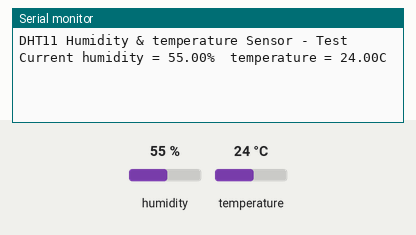
Recording of a sketch running on a simulated Arduino Uno, built with avr-gcc and run on an emulated ATmega328P. Parts: the last lines printed to the serial monitor. The test bench sets the inputs (shaded band); at power-on: humidity 55 %, temperature 24 °C.

Above: at 2.7 s.
2.8 s: humidity set to 22 %
At 7.2 s:
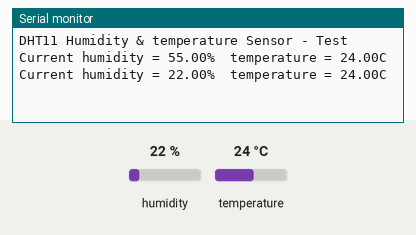
8.8 s: temperature set to 12 °C
At 13.1 s:
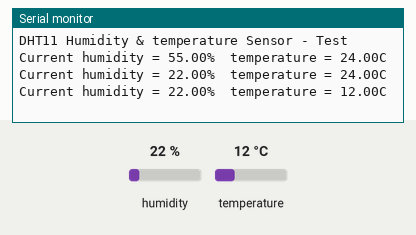
14.8 s: humidity set to 40 %
At 17.7 s:
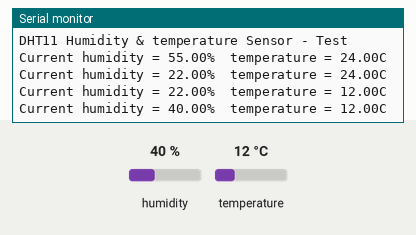
Timing chart, 0 to 19.2 s (numbered marks = the images above; inputs shaded):
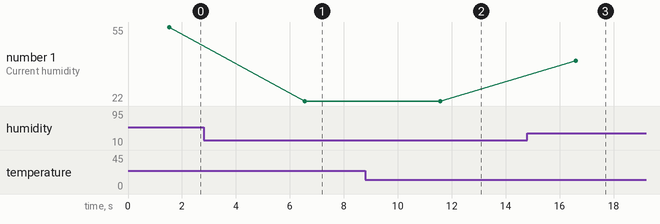

The sketch:

HumiditySensor.ino
```cpp
#include <dht.h> // inlcude the library of DHT11
#define dht_apin A0  // define the analog pin that we need to connect

dht DHT; // giving out dht sensor a name

void setup() {

  Serial.begin(9600); //baud rate at which we want to communicate (slower the better)
  delay(500);    //time to reboot the system
  Serial.println("DHT11 Humidity & temperature Sensor - Test\n\n");
  delay(1000); // small delay for the sensor to start functioning

}

void loop() {
  //Start of Program

  DHT.read11(dht_apin); //function to read the values from the pin A0

  Serial.print("Current humidity = ");
  Serial.print(DHT.humidity);
  Serial.print("%  ");
  Serial.print("temperature = ");
  Serial.print(DHT.temperature);
  Serial.println("C  ");

  delay(5000); //Use a delay before taking another set,(always try to use a delay greater than 2 secs)


}
```

Measured:
- after the input at 2.8 s, the serial monitor: prints a new line after 3.7 s (image 1)
- after the input at 8.8 s, the serial monitor: prints a new line after 2.8 s (image 2)
- after the input at 14.8 s, the serial monitor: prints a new line after 1.8 s (image 3)
- plotted number 1: 55 → 22 after the input at 2.8 s, 22 → 40 after the input at 14.8 s
